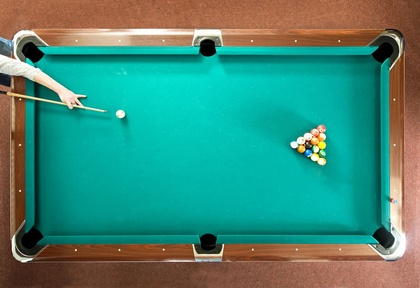
%> input picture Python-Code/sourceImages/fullTable1.JPG, 420 x 288 px, shrunk from 837 x 574 before the run
$ octave --eval "result = BallCoordBeforeCollision(imread('../../Python-Code/sourceImages/fullTable1.JPG'));"   (GNU Octave 9; MATLAB toolbox functions it lacks are replaced by stand-ins)
%> lines starting %> are read from the running program, lines starting %| are printed output that depends on the picture
function [X, Y, collision] = BallCoordBeforeCollision(BW)

% Close regions using ball morphology
ball_rad = 7;
FilteredImage = bwareaopen(BW, ball_rad);
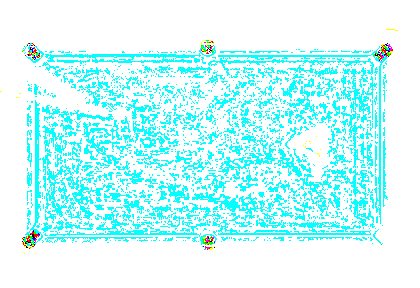
%> FilteredImage: size 288x420x3 logical; mean R, G, B 0.801, 0.997, 0.996
se = strel('disk',ball_rad);
closeBW = imclose(FilteredImage,se);
%> closeBW: size 288x420x3 logical; every value is 1

% Trace region boundaries in the binary image.
cc = bwconncomp(closeBW, 4);
%> cc = 3 connected components

% We determine a collision has taken place when the area becomes one
regiondata = regionprops(cc, 'basic');
%> regiondata = 3 regions; Area and Centroid: 120960 [210.5 144.5 1], 120960 [210.5 144.5 2], 120960 [210.5 144.5 3]
region_areas = [regiondata.Area];
%> region_areas = [120960 120960 120960]

if (length(region_areas) > 1)
    collision = false;

    region_centroids = [regiondata.Centroid];
%> region_centroids = [210.5 144.5 1 210.5 144.5 2 210.5 144.5 3]
    centroid_coord = [region_centroids(1:2:length(region_centroids)-1); region_centroids(2:2:length(region_centroids))];
%> centroid_coord = [210.5 1 144.5 210.5; 144.5 210.5 2 144.5]

    % Save the region with the min area, this is the cue ball
    [~, k] = min(region_areas);
%> k = 1
    X(1) = centroid_coord(1,k);
    Y(1) = centroid_coord(2,k);

    % Break the region with the max area into 15 balls.
    [~, k] = max(region_areas);

    % Find the coordinates of the three corners
    [id_X, id_Y] = ind2sub(size(BW),cc.PixelIdxList{k});
    x_1 = min(id_Y);
%> x_1 = 1
    x_2 = max(id_Y);
%> x_2 = 420
    y_3 = max(id_X);
%> y_3 = 288
    y_1 = max(id_X(id_Y==x_1));
%> y_1 = 288
    y_2 = max(id_X(id_Y==x_2));
%> y_2 = 288
    x_3 = (max(id_Y(id_X==y_3))+min(id_Y(id_X==y_3)))/2;
%> x_3 = 210.5

    x_1 = x_1 + ball_rad;
%> x_1 = 8
    x_2 = x_2 - ball_rad;
%> x_2 = 413
    y_3 = y_3 - 1.2*ball_rad;
%> y_3 = 279.6

    dx_3_1 = (x_1 - x_3)/4;
%> dx_3_1 = -50.62
    dy_3_1 = (y_1 - y_3)/4;
%> dy_3_1 = 2.1
    dx_1_2 = (x_2 - x_1)/4;
%> dx_1_2 = 101.2
    dy_1_2 = (y_2 - y_1)/4;
%> dy_1_2 = 0
    cnt = 1;

    for i=1:5
        cnt = cnt + 1;
        cnt_i = cnt;
        X(cnt) = x_3 + (i-1)*dx_3_1;
        Y(cnt) = y_3 + (i-1)*dy_3_1;
        for j=1:(i-1)
            cnt = cnt + 1;
            X(cnt) = X(cnt_i) + j*dx_1_2;
            Y(cnt) = Y(cnt_i) + j*dy_1_2;
        end
    end
%> this loop made 5 passes
%> cnt_i on passes 2 to 5: 3, 5, 8, 12
%> after the loop, X = [210.5 210.5 159.9 261.1 109.2 210.5 311.8 58.62 159.9 261.1 362.4 8 109.2 210.5 311.8 413]; Y = [144.5 279.6 281.7 281.7 283.8 283.8 283.8 285.9 285.9 285.9 285.9 288 288 288 288 288]; cnt = 16
%> `result = BallCoordBeforeCollision(imread('../../Python-Code/sourceImag..`: result has the same summary as X in BallCoordBeforeCollision
    %figure; imshow(closeBW); hold on; scatter(X,Y);
else
    X=[];
    Y=[];
    collision = true;
end
end

$ run again, on Python-Code/sourceImages/fullTable2.JPG
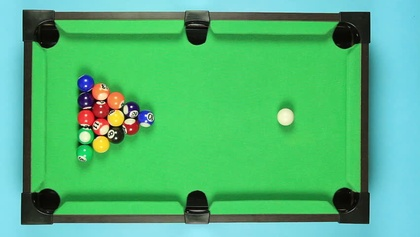
%> input picture Python-Code/sourceImages/fullTable2.JPG, 420 x 237 px, shrunk from 852 x 480 before the run
%> in BallCoordBeforeCollision, `FilteredImage = bwareaopen(BW, ball_rad);`:
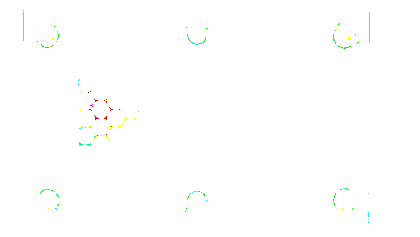
%> FilteredImage: size 237x420x3 logical; mean R, G, B 0.998, 1, 0.997
%> closeBW: size 237x420x3 logical; every value is 1
%> cc = 3 connected components
%> regiondata = 3 regions; Area and Centroid: 99540 [210.5 119 1], 99540 [210.5 119 2], 99540 [210.5 119 3]
%> region_areas = [99540 99540 99540]
%> region_centroids = [210.5 119 1 210.5 119 2 210.5 119 3]
%> centroid_coord = [210.5 1 119 210.5; 119 210.5 2 119]
%> k = 1
%> in BallCoordBeforeCollision, `x_2 = max(id_Y);`: x_2 = 420
%> in BallCoordBeforeCollision, `y_3 = max(id_X);`: y_3 = 237
%> x_3 = 210.5
%> in BallCoordBeforeCollision, `x_1 = x_1 + ball_rad;`: x_1 = 8
%> in BallCoordBeforeCollision, `x_2 = x_2 - ball_rad;`: x_2 = 413
%> in BallCoordBeforeCollision, `y_3 = y_3 - 1.2*ball_rad;`: y_3 = 228.6
%> dx_3_1 = -50.62
%> dy_3_1 = 2.1
%> dx_1_2 = 101.2
%> dy_1_2 = 0
%> the loop in BallCoordBeforeCollision, `for i=1:5` made 5 passes
%> cnt_i on passes 2 to 5: 3, 5, 8, 12
%> after the loop in BallCoordBeforeCollision, `for i=1:5`: X = [210.5 210.5 159.9 261.1 109.2 210.5 311.8 58.62 159.9 261.1 362.4 8 109.2 210.5 311.8 413]; Y = [119 228.6 230.7 230.7 232.8 232.8 232.8 234.9 234.9 234.9 234.9 237 237 237 237 237]; cnt = 16
%> result has the same summary as X in BallCoordBeforeCollision
